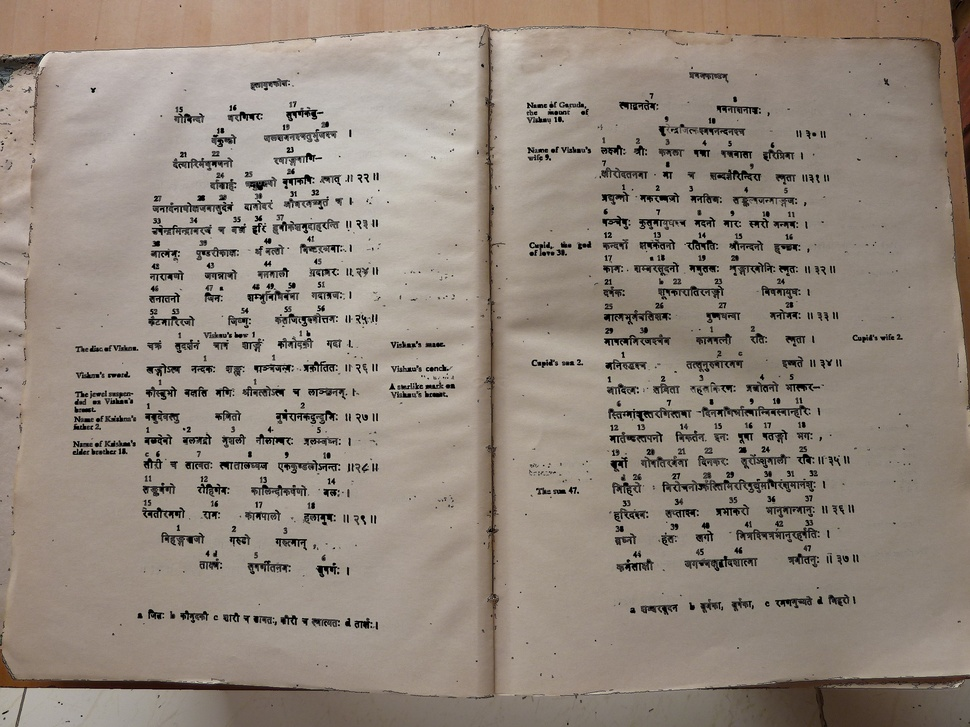
#> input picture python/visual-search/images/test.jpg, 970 x 727 px, shrunk from 2560 x 1920 before the run
$ python flannsearchpython.py visual-search/images/test.jpg visual-search/images/img1.png 5 3   (Python 2 division)
#> lines starting #> are read from the running program, lines starting #| are printed output that depends on the picture; long printed decimals are rounded
import cv2
import numpy as np
import itertools
import sys
import cv

def findKeyPoints(img, template, distance=200):
    detector = cv2.FeatureDetector_create("SIFT")
    descriptor = cv2.DescriptorExtractor_create("SIFT")

    skp = detector.detect(img)
    skp, sd = descriptor.compute(img, skp)

    tkp = detector.detect(template)
    tkp, td = descriptor.compute(template, tkp)

    flann_params = dict(algorithm=1, trees=4)
    flann = cv2.flann_Index(sd, flann_params)
    idx, dist = flann.knnSearch(td, 1, params={})
    del flann
    for i in range(len(skp)):
        p1_x = skp[i].pt

        print p1_x
    dist = dist[:,0]/2500.0
    dist = dist.reshape(-1,).tolist()
    idx = idx.reshape(-1).tolist()
    indices = range(len(dist))
    indices.sort(key=lambda i: dist[i])
    dist = [dist[i] for i in indices]
    idx = [idx[i] for i in indices]
    skp_final = []
    for i, dis in itertools.izip(idx, dist):
        if dis < distance:
            skp_final.append(skp[i])

    flann = cv2.flann_Index(td, flann_params)
    idx, dist = flann.knnSearch(sd, 1, params={})
    del flann

    dist = dist[:,0]/2500.0
    dist = dist.reshape(-1,).tolist()
    idx = idx.reshape(-1).tolist()
    indices = range(len(dist))
    #print "indices len:",indices

    indices.sort(key=lambda i: dist[i])
    dist = [dist[i] for i in indices]
    idx = [idx[i] for i in indices]
    tkp_final = []
    for i, dis in itertools.izip(idx, dist):
        if dis < distance:
            tkp_final.append(tkp[i])

    return skp_final, tkp_final

def drawKeyPoints(img, template, skp, tkp, num=-1):
    h1, w1 = img.shape[:2]
    h2, w2 = template.shape[:2]
    nWidth = w1+w2
    nHeight = max(h1, h2)
    hdif = (h1-h2)/2
    newimg = np.zeros((nHeight, nWidth, 3), np.uint8)
    newimg[hdif:hdif+h2, :w2] = template
    newimg[:h1, w2:w1+w2] = img

    maxlen = min(len(skp), len(tkp))
    if num < 0 or num > maxlen:
        num = maxlen
    for i in range(num):
	#print "TKP:",tkp[i].pt[0]
        pt_a = (int(tkp[i].pt[0]), int(tkp[i].pt[1]+hdif))
        pt_b = (int(skp[i].pt[0]+w2), int(skp[i].pt[1]))
	#print pt_a[0]

        #one method to draw rectangle
        #p1 = (pt_b[0]-w2,pt_b[1]-(h2/2))
        #p2 = (pt_b[0],pt_b[1]+(h2/2))

        #second method for drawing rectangle
        p1=(pt_b[0],pt_b[1])
        p2=(pt_b[0]+w2,pt_b[1]+(h2/2))
        #cv2.rectangle(newimg,p1,p2,(255,0,0),1,cv.CV_AA,0)

        #For drawing circle
        pt_final=(pt_b[0],pt_b[1])
        cv2.circle(newimg, pt_final,14,(255, 0, 0),3,8)

        #for draw line
        #cv2.line(newimg, pt_a, pt_b,(255, 0, 0))
    return newimg


def match():
    img = cv2.imread(sys.argv[1])
#> img is the input picture: shape (727, 970, 3); mean B, G, R 125.4, 136.1, 147.6
    temp = cv2.imread(sys.argv[2])
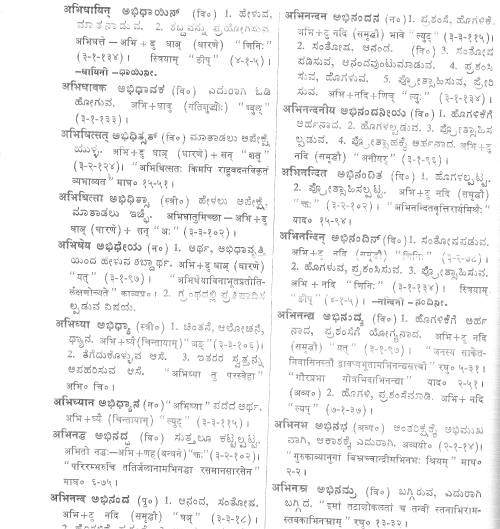
#> input picture python/visual-search/images/img1.png, 500 x 529 px
#> temp is the input picture: shape (529, 500, 3); min 71, max 255, mean 243.8
    try:
    	dist = int(sys.argv[3])
    except IndexError:
	print "default distance taken"
    	dist = 200
    try:
    	num = int(sys.argv[4])
    except IndexError:
	print "default number taken"
    	num = -1
    skp, tkp = findKeyPoints(img, temp, dist)
#> in findKeyPoints, `skp = detector.detect(img)`: skp = 3005 keypoints; strongest (x, y, size): (308, 334, 2.6), (221, 288, 2.4), (286, 187, 2), (266, 89, 2)
#> in findKeyPoints, `tkp = detector.detect(template)`: tkp = 1625 keypoints; strongest (x, y, size): (127, 73, 1.9), (128, 502, 1.9), (426, 267, 2), (95, 156, 2.4)
#> in findKeyPoints, `flann = cv2.flann_Index(sd, flann_params)`:
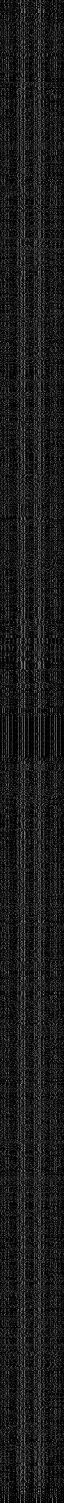
#> sd: shape (3005, 128) float32 (shown at 1/2 size); min 0, max 207, mean 27.3
#> in findKeyPoints, `idx, dist = flann.knnSearch(td, 1, params={})`: idx = 1625 values, max 2979 at index 531, min 4 at index 785, mean 1350.6; dist = 1625 values, max 157651 at index 380, min 14423 at index 176, mean 71122.2
#> in findKeyPoints, `idx, dist = flann.knnSearch(td, 1, params={})`:
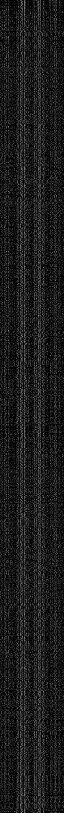
#> td: shape (1625, 128) float32 (shown at 1/2 size); min 0, max 172, mean 28.2
#> the loop in findKeyPoints, `for i in range(len(skp)):` made 3005 passes
#> p1_x on passes 1 to 3: (4.24, 60.2), (5.46, 86.78), (7.81, 84.2)
#| (4.241, 60.200)
#| (5.460, 86.775)
#| (7.810, 84.200)
#| (9.050, 165.049)
#| (9.329, 135.995)
#| (11.375, 81.935)
#| (11.893, 716.113)
#| (13.141, 349.403)
#> (further printed lines are left out)
#> in findKeyPoints, `dist = dist[:,0]/2500.0`: dist = 1625 values, max 63.06 at index 380, min 5.77 at index 176, mean 28.45
#> in findKeyPoints, `indices = range(len(dist))`: indices = 1625 values from 0 to 1624
#> in findKeyPoints, `dist = [dist[i] for i in indices]`: dist = 1625 values from 5.77 to 63.06
#> in findKeyPoints, `idx = [idx[i] for i in indices]`: idx = 1625 values, max 2979 at index 569, min 4 at index 1473, mean 1350.6
#> the loop in findKeyPoints, `for i, dis in itertools.izip(idx, dist):` made 1625 passes
#> (i, dis) on passes 1 to 3: (2457, 5.77), (1390, 5.85), (515, 5.91)
#> after the loop in findKeyPoints, `for i, dis in itertools.izip(idx, dist):`: skp_final = []
#> in findKeyPoints, `idx, dist = flann.knnSearch(sd, 1, params={})`: idx = 3005 values, max 1623 at index 580, min 0 at index 185, mean 783.4; dist = 3005 values, max 211267 at index 1342, min 14423 at index 2457, mean 78650.2
#> in findKeyPoints, `dist = dist[:,0]/2500.0`: dist = 3005 values, max 84.51 at index 1342, min 5.77 at index 2457, mean 31.46
#> in findKeyPoints, `indices = range(len(dist))`: indices = 3005 values from 0 to 3004
#> in findKeyPoints, `dist = [dist[i] for i in indices]`: dist = 3005 values from 5.77 to 84.51
#> in findKeyPoints, `idx = [idx[i] for i in indices]`: idx = 3005 values, max 1623 at index 774, min 0 at index 108, mean 783.4
#> the loop in findKeyPoints, `for i, dis in itertools.izip(idx, dist):` made 3005 passes
#> (i, dis) on passes 1 to 3: (176, 5.77), (691, 5.85), (884, 5.91)
#> after the loop in findKeyPoints, `for i, dis in itertools.izip(idx, dist):`: tkp_final = []
#> skp = []; tkp = []
    newimg = drawKeyPoints(img, temp, skp, tkp, num)
#> in drawKeyPoints, `newimg[hdif:hdif+h2, :w2] = template`:
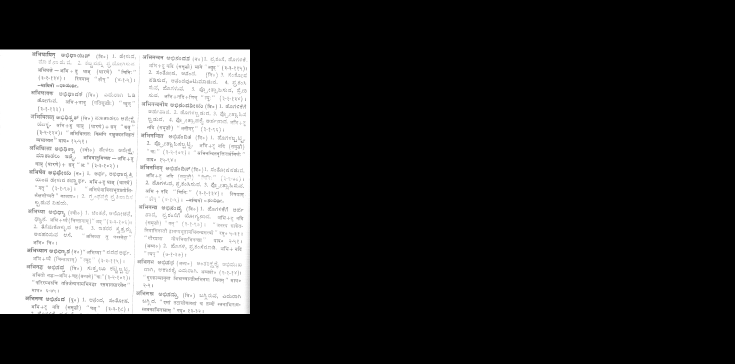
#> newimg: shape (727, 1470, 3) (shown at 1/2 size); min 0, max 255, mean 60.3
#> in drawKeyPoints, `newimg[:h1, w2:w1+w2] = img`:
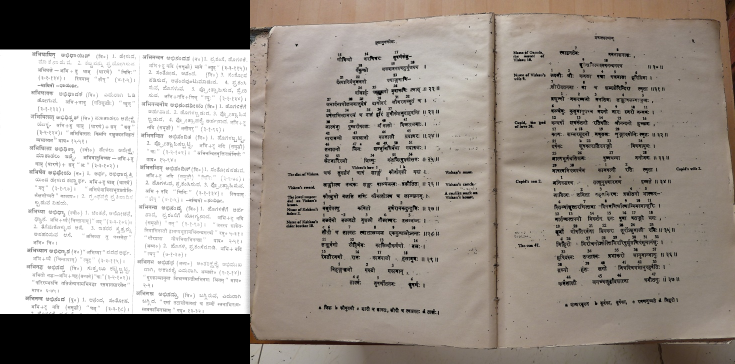
#> newimg: shape (727, 1470, 3) (shown at 1/2 size); mean B, G, R 143.1, 150.2, 157.8
#> in drawKeyPoints, `maxlen = min(len(skp), len(tkp))`: maxlen = 0
    #cv2.imshow("image", newimg)
    cv2.imwrite("result.jpg",newimg)
    cv2.waitKey(0)

match()
